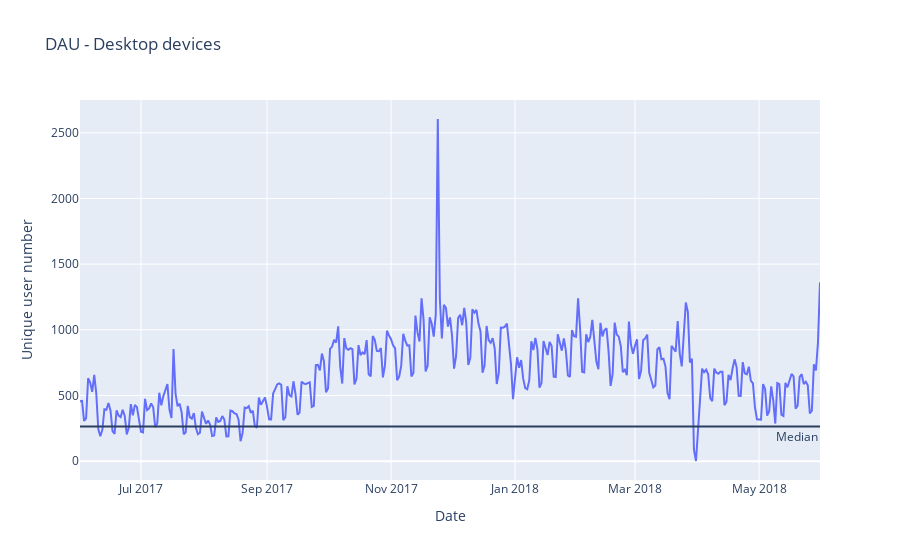

Source (notebook cell):
### Code cell
# check unique entry for desktop devices:
desktop_devices = visits[visits['device']=='desktop']
dau_desktop = desktop_devices.groupby(by='start_date')['uid'].nunique().reset_index()
fig = px.line(dau_desktop,x="start_date", y="uid",title='DAU - Desktop devices'
              ,labels={"start_date":"Date","uid":"Unique user number"})
fig.add_hline(y=dau_touch['uid'].median(),
              annotation_text="Median", 
              annotation_position="bottom right")
fig.show()

### Figure 1 — Plotly figure (JSON) as saved in the notebook; plotly's stock layout.template omitted (floating-point values rounded to 4 significant figures; data arrays with more than 128 entries replaced by an {"elided": "..."} marker saying what was removed)
{"data": [{"hovertemplate": "Date=%{x}<br>Unique user number=%{y}<extra></extra>", "legendgroup": "", "line": {"color": "#636efa", "dash": "solid"}, "mode": "lines", "name": "", "orientation": "v", "showlegend": false, "type": "scatter", "x": {"elided": "364 str values"}, "xaxis": "x", "y": {"elided": "364 int values"}, "yaxis": "y"}], "layout": {"annotations": [{"showarrow": false, "text": "Median", "x": 1, "xanchor": "right", "xref": "x domain", "y": 264, "yanchor": "top", "yref": "y"}], "legend": {"tracegroupgap": 0}, "shapes": [{"type": "line", "x0": 0, "x1": 1, "xref": "x domain", "y0": 264, "y1": 264, "yref": "y"}], "title": {"text": "DAU - Desktop devices"}, "xaxis": {"anchor": "y", "domain": [0, 1], "title": {"text": "Date"}}, "yaxis": {"anchor": "x", "domain": [0, 1], "title": {"text": "Unique user number"}}}}
